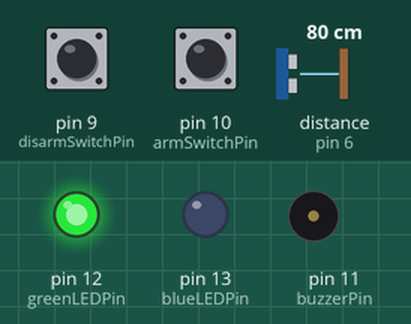
Recording of a sketch running on a simulated Arduino Uno, built with avr-gcc and run on an emulated ATmega328P. Parts: output pins drawn as LEDs (lit = HIGH), buzzer (waves = sounding). The test bench sets the inputs (shaded band); at power-on: pin 10 (armSwitchPin) HIGH, distance to the obstacle (sensor on pin 6) 80 cm, pin 9 (disarmSwitchPin) HIGH. The echo pulse lasts 58.3 µs per cm; pins used as bus, display or sensor lines are not drawn.

Above: at 1.2 s.
1.3 s: pin 10 (armSwitchPin) pulled LOW for 0.15 s
At 1.9 s:
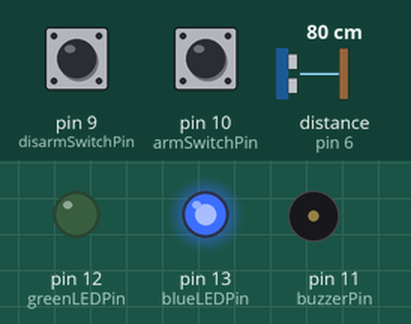
2.9 s: distance to the obstacle (sensor on pin 6) set to 32 cm
4.4 s: distance to the obstacle (sensor on pin 6) set to 28 cm
At 5.4 s:
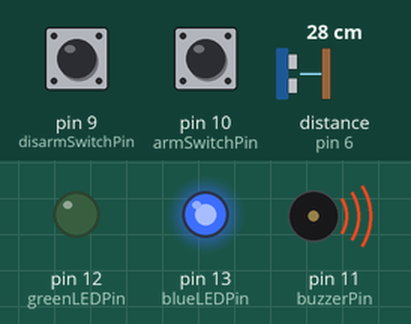
5.9 s: pin 9 (disarmSwitchPin) pulled LOW for 0.15 s
At 6.4 s:
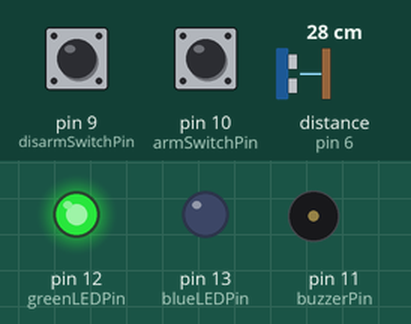
7.5 s: pin 10 (armSwitchPin) pulled LOW for 1 s
At 8.9 s:
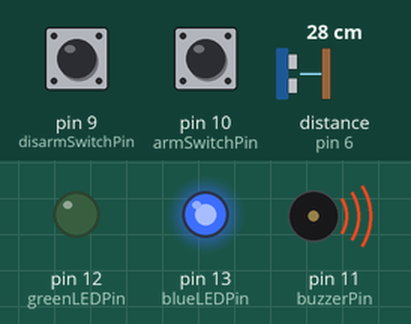
10.0 s: pin 9 (disarmSwitchPin) driven LOW and pin 10 (armSwitchPin) driven LOW
At 11.0 s:
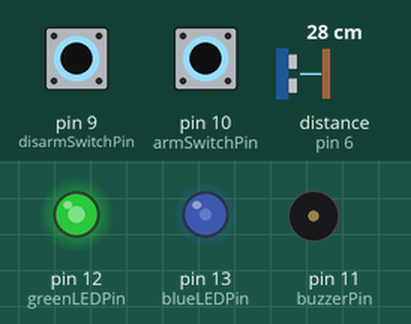
Timing chart, 0 to 12.5 s (numbered marks = the images above; inputs shaded):
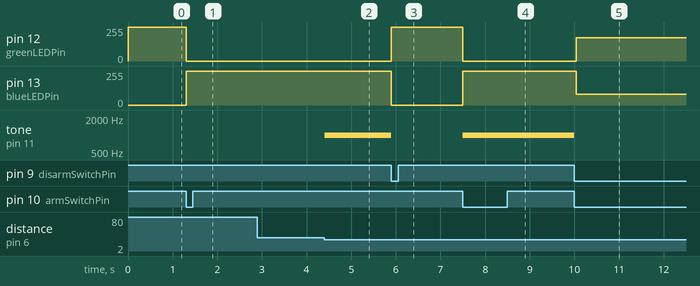

Measured:
- the behaviour switches between 31 and 30 cm on distance to the obstacle (sensor on pin 6) (found by bisection; images 1 and 2)
- after the input at 1.3 s, pin 12 (greenLEDPin): 255/255 → 0/255 at once; pin 13 (blueLEDPin): 0/255 → 255/255 at once
- after the input at 2.9 s, every drawn part: stays the same
- after the input at 4.4 s, tone on pin 11 (buzzerPin): silent → 1000 Hz at once
- after the input at 5.9 s, pin 12 (greenLEDPin): 0/255 → 255/255 at once; pin 13 (blueLEDPin): 255/255 → 0/255 at once; tone on pin 11 (buzzerPin): 1000 Hz → silent at once
- after the input at 7.5 s, pin 12 (greenLEDPin): 255/255 → 0/255 at once; pin 13 (blueLEDPin): 0/255 → 255/255 at once; tone on pin 11 (buzzerPin): silent → 1000 Hz at once
- after the input at 10.0 s, pin 12 (greenLEDPin): 0/255 → 176/255 at once; pin 13 (blueLEDPin): 255/255 → 79/255 at once; tone on pin 11 (buzzerPin): 1000 Hz → silent at once

The sketch:

Door_Open_sensor.ino
```cpp
// Define the pins
const int blueLEDPin = 13;
const int greenLEDPin = 12;
const int buzzerPin = 11;
const int trigPin = 7;    // Connect the TRIG pin of the ultrasonic sensor to digital pin 7
const int echoPin = 6;    // Connect the ECHO pin of the ultrasonic sensor to digital pin 6
const int armSwitchPin = 10;      // Connect to a row on the breadboard for manual arming
const int disarmSwitchPin = 9;    // Connect to a different row on the breadboard for manual disarming

// Variables for manual arming/disarming and alarm state
bool systemArmed = false;
bool alarmActive = false;

void setup() {
  // Initialize the components
  pinMode(blueLEDPin, OUTPUT);
  pinMode(greenLEDPin, OUTPUT);
  pinMode(buzzerPin, OUTPUT);
  pinMode(trigPin, OUTPUT);
  pinMode(echoPin, INPUT);
  pinMode(armSwitchPin, INPUT_PULLUP);   // Use internal pull-up resistor for arming switch
  pinMode(disarmSwitchPin, INPUT_PULLUP); // Use internal pull-up resistor for disarming switch

  // Initially set the system as disarmed
  disarmSystem();
}

void loop() {
  // Check if the manual arming switch is closed
  if (digitalRead(armSwitchPin) == LOW) {
    armSystem();
  }

  // Check if the manual disarming switch is closed
  if (digitalRead(disarmSwitchPin) == LOW) {
    disarmSystem();
  }

  // Check if the system is armed
  if (systemArmed) {
    // Check for distance and activate the alarm if needed
    checkDistance();
  } else {
    noTone(buzzerPin); // Turn off the buzzer when disarmed
  }
}

// Function to arm the system
void armSystem() {
  systemArmed = true;
  digitalWrite(blueLEDPin, HIGH);
  digitalWrite(greenLEDPin, LOW);
}

// Function to disarm the system
void disarmSystem() {
  systemArmed = false;
  digitalWrite(blueLEDPin, LOW);
  digitalWrite(greenLEDPin, HIGH);
  noTone(buzzerPin); // Turn off the buzzer when disarming
  alarmActive = false; // Reset the alarm state when disarmed
}

// Function to check distance and activate the alarm
void checkDistance() {
  // Trigger the ultrasonic sensor to send a pulse
  digitalWrite(trigPin, LOW);
  delayMicroseconds(2);
  digitalWrite(trigPin, HIGH);
  delayMicroseconds(10);
  digitalWrite(trigPin, LOW);

  // Measure the duration of the pulse on the echo pin
  long duration = pulseIn(echoPin, HIGH);

  // Calculate distance in centimeters
  int distance = duration * 0.034 / 2;

  // Set a threshold distance for triggering the alarm (adjust as needed)
  int thresholdDistance = 30;

  // If the distance is less than the threshold, activate the alarm
  if (distance < thresholdDistance && !alarmActive) {
    activateAlarm();
  }
}

// Function to activate the alarm
void activateAlarm() {
  // For now, we'll just turn on the buzzer continuously
  tone(buzzerPin, 1000); // Adjust the frequency based on your preference
  alarmActive = true; // Set the alarm state to active
}
```
